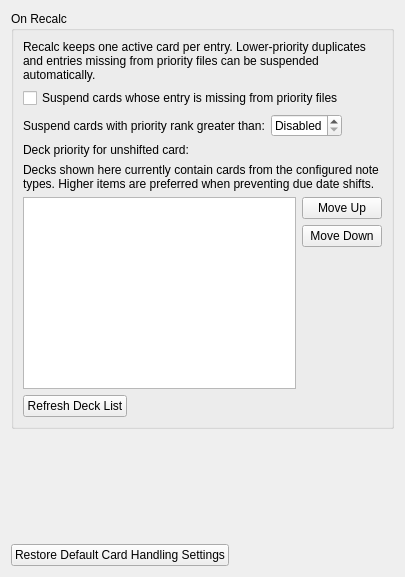
       <widget class="QWidget" name="card_handling_tab">
        <property name="sizePolicy">
         <sizepolicy hsizetype="Preferred" vsizetype="Preferred">
          <horstretch>0</horstretch>
          <verstretch>0</verstretch>
         </sizepolicy>
        </property>
        <attribute name="title">
         <string>Card Handling</string>
        </attribute>
        <layout class="QVBoxLayout" name="verticalLayout_51">
         <item>
          <widget class="QGroupBox" name="groupBox_13">
           <property name="title">
            <string>On Recalc</string>
           </property>
           <layout class="QVBoxLayout" name="verticalLayout_20">
            <item>
             <widget class="QLabel" name="autoSuspendBehaviorLabel">
              <property name="text">
               <string>Recalc keeps one active card per entry. Lower-priority duplicates and entries missing from priority files can be suspended automatically.</string>
              </property>
              <property name="wordWrap">
               <bool>true</bool>
              </property>
             </widget>
            </item>
            <item>
             <widget class="QCheckBox" name="autoSuspendUnlistedEntriesCheckBox">
              <property name="text">
               <string>Suspend cards whose entry is missing from priority files</string>
              </property>
             </widget>
            </item>
            <item>
             <layout class="QHBoxLayout" name="horizontalLayout_priorityThreshold">
              <item>
               <widget class="QLabel" name="priorityThresholdLabel">
                <property name="text">
                 <string>Suspend cards with priority rank greater than:</string>
                </property>
               </widget>
              </item>
              <item>
               <widget class="QSpinBox" name="priorityThresholdSpinBox">
                <property name="minimum">
                 <number>0</number>
                </property>
                <property name="maximum">
                 <number>999999999</number>
                </property>
                <property name="value">
                 <number>0</number>
                </property>
                <property name="specialValueText">
                 <string>Disabled</string>
                </property>
               </widget>
              </item>
              <item>
               <spacer name="horizontalSpacer_priorityThreshold">
                <property name="orientation">
                 <enum>Qt::Horizontal</enum>
                </property>
                <property name="sizeHint" stdset="0">
                 <size>
                  <width>40</width>
                  <height>20</height>
                 </size>
                </property>
               </spacer>
              </item>
             </layout>
            </item>
          <item>
           <layout class="QVBoxLayout" name="verticalLayout_priorityDecks">
            <item>
             <widget class="QLabel" name="label_priorityDeck">
              <property name="text">
               <string>Deck priority for unshifted card:</string>
              </property>
             </widget>
            </item>
            <item>
             <widget class="QLabel" name="priorityDecksHintLabel">
              <property name="wordWrap">
               <bool>true</bool>
              </property>
              <property name="text">
               <string>Decks shown here currently contain cards from the configured note types. Higher items are preferred when preventing due date shifts.</string>
              </property>
             </widget>
            </item>
            <item>
             <layout class="QHBoxLayout" name="horizontalLayout_priorityDecks">
              <item>
               <widget class="QListWidget" name="priorityDecksListWidget">
                <property name="selectionMode">
                 <enum>QAbstractItemView::SingleSelection</enum>
                </property>
               </widget>
              </item>
              <item>
               <layout class="QVBoxLayout" name="verticalLayout_priorityDeckButtons">
                <item>
                 <widget class="QPushButton" name="priorityDeckMoveUpButton">
                  <property name="text">
                   <string>Move Up</string>
                  </property>
                 </widget>
                </item>
                <item>
                 <widget class="QPushButton" name="priorityDeckMoveDownButton">
                  <property name="text">
                   <string>Move Down</string>
                  </property>
                 </widget>
                </item>
                <item>
                 <spacer name="verticalSpacer_priorityDeckButtons">
                  <property name="orientation">
                   <enum>Qt::Vertical</enum>
                  </property>
                  <property name="sizeHint" stdset="0">
                   <size>
                    <width>20</width>
                    <height>40</height>
                   </size>
                  </property>
                 </spacer>
                </item>
               </layout>
              </item>
             </layout>
            </item>
            <item>
             <layout class="QHBoxLayout" name="horizontalLayout_priorityDeckActions">
              <item>
               <widget class="QPushButton" name="priorityDeckRefreshButton">
                <property name="text">
                 <string>Refresh Deck List</string>
                </property>
               </widget>
              </item>
              <item>
               <spacer name="horizontalSpacer_priorityDeck">
                <property name="orientation">
                 <enum>Qt::Horizontal</enum>
                </property>
                <property name="sizeHint" stdset="0">
                 <size>
                  <width>40</width>
                  <height>20</height>
                 </size>
                </property>
               </spacer>
              </item>
             </layout>
            </item>
           </layout>
          </item>
          </layout>
         </widget>
         </item>
         <item>
          <spacer name="verticalSpacer_4">
           <property name="orientation">
            <enum>Qt::Vertical</enum>
           </property>
           <property name="sizeHint" stdset="0">
            <size>
             <width>20</width>
             <height>99</height>
            </size>
           </property>
          </spacer>
         </item>
         <item>
          <layout class="QHBoxLayout" name="horizontalLayout_11">
           <property name="topMargin">
            <number>10</number>
           </property>
           <item>
            <widget class="QPushButton" name="restoreCardHandlingPushButton">
             <property name="text">
              <string>Restore Default Card Handling Settings</string>
             </property>
            </widget>
           </item>
           <item>
            <spacer name="horizontalSpacer_12">
             <property name="orientation">
              <enum>Qt::Horizontal</enum>
             </property>
             <property name="sizeHint" stdset="0">
              <size>
               <width>40</width>
               <height>20</height>
              </size>
             </property>
            </spacer>
           </item>
          </layout>
         </item>
        </layout>
       </widget>
